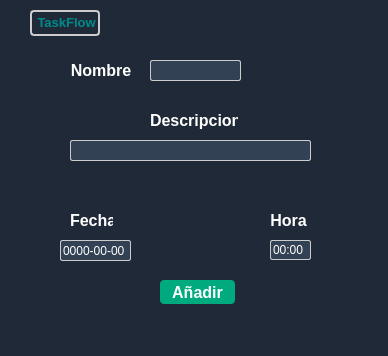
<?xml version="1.0" encoding="UTF-8"?>
<ui version="4.0">
 <class>Form</class>
 <widget class="QWidget" name="Form">
  <property name="geometry">
   <rect>
    <x>0</x>
    <y>0</y>
    <width>388</width>
    <height>356</height>
   </rect>
  </property>
  <property name="minimumSize">
   <size>
    <width>388</width>
    <height>356</height>
   </size>
  </property>
  <property name="maximumSize">
   <size>
    <width>388</width>
    <height>16777215</height>
   </size>
  </property>
  <property name="windowTitle">
   <string>Form</string>
  </property>
  <property name="windowIcon">
   <iconset resource="../Icons.qrc">
    <normaloff>:/Icons/Images/TaskFlowApp.png</normaloff>:/Icons/Images/TaskFlowApp.png</iconset>
  </property>
  <property name="styleSheet">
   <string notr="true">background-color: rgb(31, 41, 55);color: white;text-align: center;</string>
  </property>
  <widget class="QLabel" name="label">
   <property name="geometry">
    <rect>
     <x>30</x>
     <y>10</y>
     <width>70</width>
     <height>26</height>
    </rect>
   </property>
   <property name="styleSheet">
    <string notr="true">color: darkcyan;border: 2px solid #ccc;border-radius:4px;padding:2px;</string>
   </property>
   <property name="text">
    <string>&lt;html&gt;&lt;head/&gt;&lt;body&gt;&lt;p align=&quot;center&quot;&gt;&lt;span style=&quot; font-size:10pt; font-weight:700;&quot;&gt;TaskFlow&lt;/span&gt;&lt;/p&gt;&lt;/body&gt;&lt;/html&gt;</string>
   </property>
  </widget>
  <widget class="QLabel" name="label_2">
   <property name="geometry">
    <rect>
     <x>70</x>
     <y>60</y>
     <width>62</width>
     <height>22</height>
    </rect>
   </property>
   <property name="text">
    <string>&lt;html&gt;&lt;head/&gt;&lt;body&gt;&lt;p align=&quot;center&quot;&gt;&lt;span style=&quot; font-size:12pt; font-weight:700;&quot;&gt;Nombre&lt;/span&gt;&lt;/p&gt;&lt;/body&gt;&lt;/html&gt;</string>
   </property>
  </widget>
  <widget class="QLabel" name="label_3">
   <property name="geometry">
    <rect>
     <x>150</x>
     <y>110</y>
     <width>88</width>
     <height>22</height>
    </rect>
   </property>
   <property name="text">
    <string>&lt;html&gt;&lt;head/&gt;&lt;body&gt;&lt;p align=&quot;center&quot;&gt;&lt;span style=&quot; font-size:12pt; font-weight:700;&quot;&gt;Descripcion&lt;/span&gt;&lt;/p&gt;&lt;/body&gt;&lt;/html&gt;</string>
   </property>
  </widget>
  <widget class="QLabel" name="label_4">
   <property name="geometry">
    <rect>
     <x>70</x>
     <y>210</y>
     <width>43</width>
     <height>22</height>
    </rect>
   </property>
   <property name="text">
    <string>&lt;html&gt;&lt;head/&gt;&lt;body&gt;&lt;p align=&quot;center&quot;&gt;&lt;span style=&quot; font-size:12pt; font-weight:700;&quot;&gt;Fecha&lt;/span&gt;&lt;/p&gt;&lt;/body&gt;&lt;/html&gt;</string>
   </property>
  </widget>
  <widget class="QLabel" name="label_5">
   <property name="geometry">
    <rect>
     <x>270</x>
     <y>210</y>
     <width>37</width>
     <height>22</height>
    </rect>
   </property>
   <property name="text">
    <string>&lt;html&gt;&lt;head/&gt;&lt;body&gt;&lt;p align=&quot;center&quot;&gt;&lt;span style=&quot; font-size:12pt; font-weight:700;&quot;&gt;Hora&lt;/span&gt;&lt;/p&gt;&lt;/body&gt;&lt;/html&gt;</string>
   </property>
  </widget>
  <widget class="QLineEdit" name="lineEdit">
   <property name="geometry">
    <rect>
     <x>150</x>
     <y>60</y>
     <width>91</width>
     <height>21</height>
    </rect>
   </property>
   <property name="styleSheet">
    <string notr="true">	background-color:rgb(51, 65, 85);
	border-radius: 2px;
	text-decoration: none;
	border: 1px solid #ccc</string>
   </property>
  </widget>
  <widget class="QPushButton" name="pushButton">
   <property name="geometry">
    <rect>
     <x>160</x>
     <y>280</y>
     <width>75</width>
     <height>24</height>
    </rect>
   </property>
   <property name="styleSheet">
    <string notr="true">font-weight: bold;
font-size: 12pt;
background-color:rgb(0, 170, 127);
color: white;
border-radius:4px;</string>
   </property>
   <property name="text">
    <string>Añadir</string>
   </property>
   <property name="shortcut">
    <string>Return</string>
   </property>
  </widget>
  <widget class="QLineEdit" name="lineEdit_2">
   <property name="geometry">
    <rect>
     <x>60</x>
     <y>240</y>
     <width>71</width>
     <height>21</height>
    </rect>
   </property>
   <property name="styleSheet">
    <string notr="true">	background-color:rgb(51, 65, 85);
	border-radius: 2px;
	text-decoration: none;
	border: 1px solid #ccc</string>
   </property>
   <property name="text">
    <string>0000-00-00</string>
   </property>
  </widget>
  <widget class="QLineEdit" name="lineEdit_3">
   <property name="geometry">
    <rect>
     <x>270</x>
     <y>240</y>
     <width>41</width>
     <height>20</height>
    </rect>
   </property>
   <property name="styleSheet">
    <string notr="true">	background-color:rgb(51, 65, 85);
	border-radius: 2px;
	text-decoration: none;
	border: 1px solid #ccc</string>
   </property>
   <property name="text">
    <string>00:00</string>
   </property>
  </widget>
  <widget class="QLineEdit" name="lineEdit_4">
   <property name="geometry">
    <rect>
     <x>70</x>
     <y>140</y>
     <width>241</width>
     <height>21</height>
    </rect>
   </property>
   <property name="styleSheet">
    <string notr="true">	background-color:rgb(51, 65, 85);
	border-radius: 2px;
	text-decoration: none;
	border: 1px solid #ccc</string>
   </property>
  </widget>
  <widget class="QLabel" name="label_6">
   <property name="geometry">
    <rect>
     <x>150</x>
     <y>180</y>
     <width>83</width>
     <height>16</height>
    </rect>
   </property>
   <property name="text">
    <string/>
   </property>
  </widget>
 </widget>
 <tabstops>
  <tabstop>lineEdit</tabstop>
  <tabstop>lineEdit_4</tabstop>
  <tabstop>lineEdit_2</tabstop>
  <tabstop>lineEdit_3</tabstop>
  <tabstop>pushButton</tabstop>
 </tabstops>
 <resources>
  <include location="../Icons.qrc"/>
 </resources>
 <connections/>
</ui>
